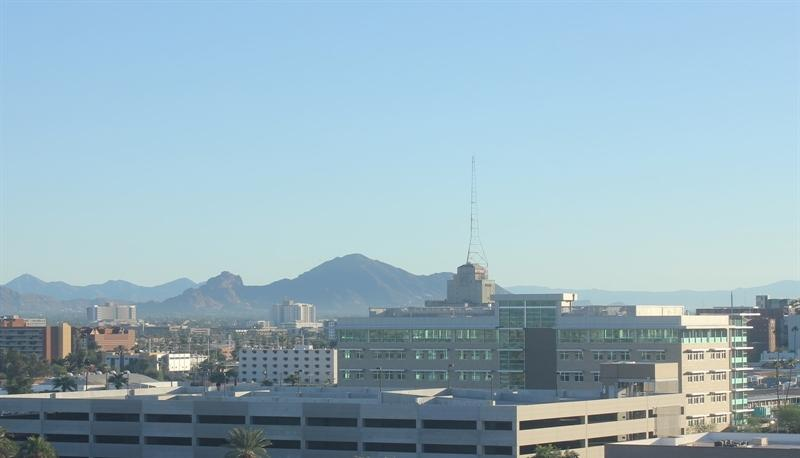
#> input picture 1_1_Image_Representation/day_night_images/training/day/20151101_145049.jpg, 800 x 458 px; its folder holds only this picture in this run
$ jupyter execute --allow-errors '6_5. Accuracy and Misclassification.ipynb'   (shell and % lines are left out)
#> lines starting #> are read from the running program, lines starting #| are printed output that depends on the picture; after the words box and inside, x2 and y2 are one past the last pixel; in counts of white or black regions, pixels touching at a corner belong together; long printed decimals are rounded
### 1_1_Image_Representation/helpers.py
# Helper functions

import os
import glob # library for loading images from a directory
import matplotlib.image as mpimg

import cv2


# This function loads in images and their labels and places them in a list
# The list contains all images and their associated labels
# For example, after data is loaded, im_list[0][:] will be the first image-label pair in the list
def load_dataset(image_dir):

    # Populate this empty image list
#> called with image_dir = 'day_night_images/training/'
    im_list = []
    image_types = ["day", "night"]

    # Iterate through each color folder
    for im_type in image_types:

        # Iterate through each image file in each image_type folder
        # glob reads in any image with the extension "image_dir/im_type/*"
        for file in glob.glob(os.path.join(image_dir, im_type, "*")):

            # Read in the image
            im = mpimg.imread(file)
#> im is the input picture: shape (458, 800, 3); mean R, G, B 150.7, 178, 191

            # Check if the image exists/if it's been correctly read-in
            if not im is None:
                # Append the image, and it's type (red, green, yellow) to the image list
                im_list.append((im, im_type))

    return im_list


## Standardize the input images
# Resize each image to the desired input size: 600x1100px (hxw).

## Standardize the output
# With each loaded image, we also specify the expected output.
# For this, we use binary numerical values 0/1 = night/day.


# This function should take in an RGB image and return a new, standardized version
# 600 height x 1100 width image size (px x px)
def standardize_input(image):

    # Resize image and pre-process so that all "standard" images are the same size
    standard_im = cv2.resize(image, (1100, 600))

    return standard_im


# Examples:
# encode("day") should return: 1
# encode("night") should return: 0
def encode(label):

    numerical_val = 0
    if(label == 'day'):
        numerical_val = 1
    # else it is night and can stay 0

    return numerical_val

# using both functions above, standardize the input images and output labels
def standardize(image_list):

    # Empty image data array
    standard_list = []

    # Iterate through all the image-label pairs
    for item in image_list:
        image = item[0]
        label = item[1]

        # Standardize the image
        standardized_im = standardize_input(image)

        # Create a numerical label
        binary_label = encode(label)

        # Append the image, and it's one hot encoded label to the full, processed list of image data
        standard_list.append((standardized_im, binary_label))

    return standard_list

### 1_1_Image_Representation/6_5. Accuracy and Misclassification.ipynb
# Day and Night Image Classifier
---

The day/night image dataset consists of 200 RGB color images in two categories: day and night. There are equal numbers of each example: 100 day images and 100 night images.

We'd like to build a classifier that can accurately label these images as day or night, and that relies on finding distinguishing features between the two types of images!

*Note: All images come from the [AMOS dataset](http://cs.uky.edu/~jacobs/datasets/amos/) (Archive of Many Outdoor Scenes).*

### Import resources

Before you get started on the project code, import the libraries and resources that you'll need.

[cell 1]
import cv2 # computer vision library
import helpers

import numpy as np
import matplotlib.pyplot as plt
import matplotlib.image as mpimg

## Training and Testing Data
The 200 day/night images are separated into training and testing datasets.

* 60% of these images are training images, for you to use as you create a classifier.
* 40% are test images, which will be used to test the accuracy of your classifier.

First, we set some variables to keep track of some where our images are stored:

    image_dir_training: the directory where our training image data is stored
    image_dir_test: the directory where our test image data is stored

[cell 2]
# Image data directories
image_dir_training = "day_night_images/training/"
image_dir_test = "day_night_images/test/"

## Load the datasets

These first few lines of code will load the training day/night images and store all of them in a variable, `IMAGE_LIST`. This list contains the images and their associated label ("day" or "night").

For example, the first image-label pair in `IMAGE_LIST` can be accessed by index:
``` IMAGE_LIST[0][:]```.

[cell 3]
# Using the load_dataset function in helpers.py
# Load training data
IMAGE_LIST = helpers.load_dataset(image_dir_training)
#> IMAGE_LIST = 2 items

## Construct a `STANDARDIZED_LIST` of input images and output labels.

This function takes in a list of image-label pairs and outputs a **standardized** list of resized images and numerical labels.

[cell 4]
# Standardize all training images
STANDARDIZED_LIST = helpers.standardize(IMAGE_LIST)
#> the loop in standardize, `for item in image_list:` made 2 passes
#> (label, numerical_val in encode, binary_label) on passes 1 to 2: ('day', 1, 1), ('night', 0, 0)
#> pass 1, in standardize_input, `standard_im = cv2.resize(image, (1100, 600))`:
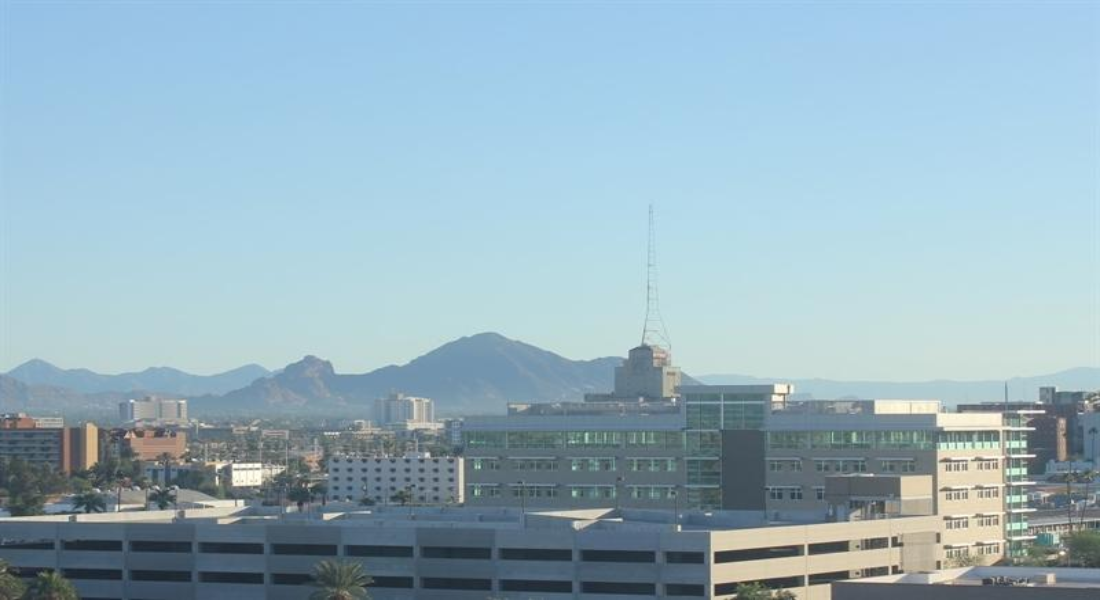
#> standard_im: shape (600, 1100, 3); mean R, G, B 150.6, 178, 190.9
#> pass 2, in standardize_input (call 2), `standard_im = cv2.resize(image, (1100, 600))`:
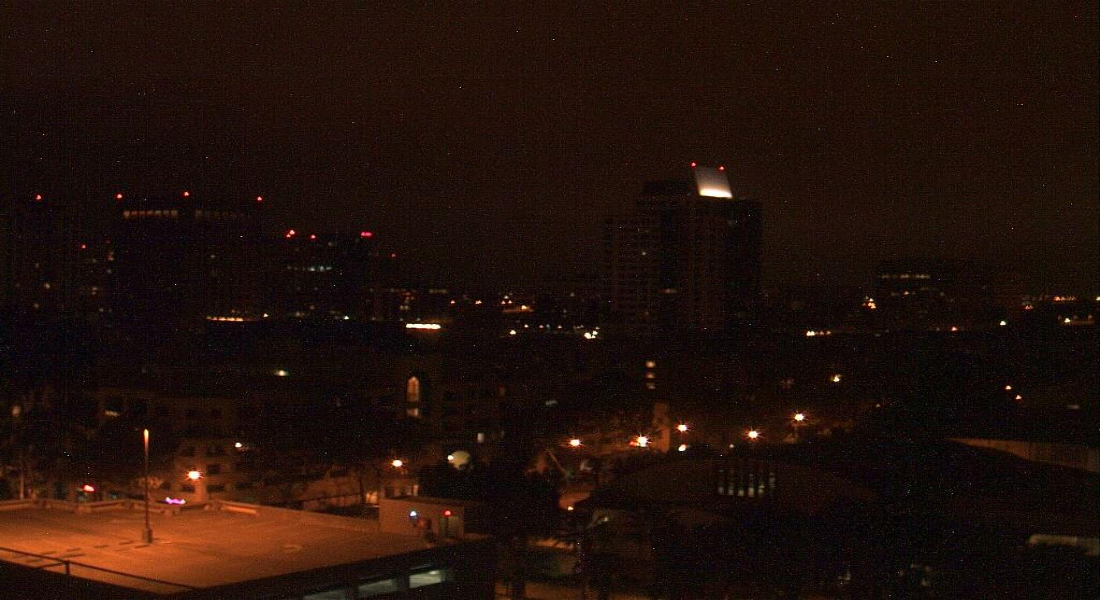
#> standard_im: shape (600, 1100, 3); mean R, G, B 33.7, 16.6, 10.3
#> STANDARDIZED_LIST = 2 items

## Visualize the standardized data

Display a standardized image from STANDARDIZED_LIST.

[cell 5]
# Display a standardized image and its label

# Select an image by index
image_num = 0
selected_image = STANDARDIZED_LIST[image_num][0]
selected_label = STANDARDIZED_LIST[image_num][1]
#> selected_label = 1

# Display image and data about it
plt.imshow(selected_image)
print("Shape: "+str(selected_image.shape))
#| Shape: (600, 1100, 3)
print("Label [1 = day, 0 = night]: " + str(selected_label))
#| Label [1 = day, 0 = night]: 1

# Feature Extraction

Create a feature that represents the brightness in an image. We'll be extracting the **average brightness** using HSV colorspace. Specifically, we'll use the V channel (a measure of brightness), add up the pixel values in the V channel, then divide that sum by the area of the image to get the average Value of the image.

---
###  Find the average brigtness using the V channel

This function takes in a **standardized** RGB image and returns a feature (a single value) that represent the average level of brightness in the image. We'll use this value to classify the image as day or night.

[cell 6]
# Find the average Value or brightness of an image
def avg_brightness(rgb_image):
    # Convert image to HSV
    hsv = cv2.cvtColor(rgb_image, cv2.COLOR_RGB2HSV)

    # Add up all the pixel values in the V channel
    sum_brightness = np.sum(hsv[:,:,2])
    area = 600*1100.0  # pixels

    # find the avg
    avg = sum_brightness/area

    return avg

[cell 7]
# Testing average brightness levels
# Look at a number of different day and night images and think about
# what average brightness value separates the two types of images

# Find the average of the averages from all day and night images

night_brightness = []
day_brightness = []

for image in STANDARDIZED_LIST:

    if image[1] == 0:
        night_brightness.append(avg_brightness(image[0]))
    elif image[1] == 1:
        day_brightness.append(avg_brightness(image[0]))
#> this loop made 2 passes
#> after the loop, day_brightness = [192.9]; night_brightness = [33.76]

avg_day_brightness = np.mean(day_brightness)
#> avg_day_brightness = 192.9
avg_night_brightness = np.mean(night_brightness)
#> avg_night_brightness = 33.76
min_day_brightness = np.min(day_brightness)
#> min_day_brightness = 192.9
max_night_brightness = np.max(night_brightness)
#> max_night_brightness = 33.76

print(f"Average of average day brightness from: {avg_day_brightness}")
#| Average of average day brightness from: 192.908
print(f"Average of average night brightness: {avg_night_brightness}")
#| Average of average night brightness: 33.762
print(f"Minimum day brightness: {min_day_brightness}")
#| Minimum day brightness: 192.908
print(f"Maximum night brightness: {max_night_brightness}")
#| Maximum night brightness: 33.762

# Classification and Visualizing Error

In this section, we'll turn our average brightness feature into a classifier that takes in a standardized image and returns a `predicted_label` for that image. This `estimate_label` function should return a value: 0 or 1 (night or day, respectively).

---
### Build a complete classifier

Complete this code so that it returns an estimated class label given an input RGB image.

[cell 8]
# This function should take in RGB image input
def estimate_label(rgb_image):

    # Extract average brightness feature from an RGB image
    avg = avg_brightness(rgb_image)

    # Use the avg brightness feature to predict a label (0, 1)
    predicted_label = 0

    # Set the value of a threshold that will separate day and night images
    threshold = avg_night_brightness + (avg_day_brightness - avg_night_brightness)/2

    if(avg > threshold):
        # if the average brightness is above the threshold value, we classify it as "day"
        predicted_label = 1
    # else, the pred-cted_label can stay 0 (it is predicted to be "night")

    return predicted_label

## Testing the classifier

Here is where we test your classification algorithm using our test set of data that we set aside at the beginning of the notebook!

Since we are using a pretty simple brightess feature, we may not expect this classifier to be 100% accurate. We'll aim for around 75-85% accuracy usin this one feature.

### Test dataset

Below, we load in the test dataset, standardize it using the `standardize` function you defined above, and then **shuffle** it; this ensures that order will not play a role in testing accuracy.

[cell 9]
import random

# Using the load_dataset function in helpers.py
# Load test data
TEST_IMAGE_LIST = helpers.load_dataset(image_dir_test)
#> TEST_IMAGE_LIST = 2 items

# Standardize the test data
STANDARDIZED_TEST_LIST = helpers.standardize(TEST_IMAGE_LIST)
#> the loop in standardize (call 2), `for item in image_list:` made 2 passes
#> STANDARDIZED_TEST_LIST = 2 items

# Shuffle the standardized test data
random.shuffle(STANDARDIZED_TEST_LIST)

## Determine the Accuracy

Compare the output of your classification algorithm (a.k.a. your "model") with the true labels and determine the accuracy.

This code stores all the misclassified images, their predicted labels, and their true labels, in a list called `misclassified`.

[cell 10]
# Constructs a list of misclassified images given a list of test images and their labels
def get_misclassified_images(test_images):
    # Track misclassified images by placing them into a list
    misclassified_images_labels = []

    # Iterate through all the test images
    # Classify each image and compare to the true label
    for image in test_images:

        # Get true data
        im = image[0]
        true_label = image[1]

        # Get predicted label from your classifier
        predicted_label = estimate_label(im)

        # Compare true and predicted labels
        if(predicted_label != true_label):
            # If these labels are not equal, the image has been misclassified
            misclassified_images_labels.append((im, predicted_label, true_label))
#> this loop made 2 passes
#> (true_label, predicted_label) on passes 1 to 2: (1, 1), (0, 0)
#> after the loop, misclassified_images_labels = []

    # Return the list of misclassified [image, predicted_label, true_label] values
    return misclassified_images_labels

[cell 11]
# Find all misclassified images in a given test set
MISCLASSIFIED = get_misclassified_images(STANDARDIZED_TEST_LIST)
#> MISCLASSIFIED = []

# Accuracy calculations
total = len(STANDARDIZED_TEST_LIST)
#> total = 2
num_correct = total - len(MISCLASSIFIED)
#> num_correct = 2
accuracy = num_correct/total
#> accuracy = 1

print('Accuracy: ' + str(accuracy))
#| Accuracy: 1.0
print("Number of misclassified images = " + str(len(MISCLASSIFIED)) +' out of '+ str(total))
#| Number of misclassified images = 0 out of 2

---
<a id='task9'></a>
### Visualize the misclassified images

Visualize some of the images you classified wrong (in the `MISCLASSIFIED` list) and note any qualities that make them difficult to classify. This will help you identify any weaknesses in your classification algorithm.

[cell 12]
# Visualize misclassified example(s)
# Display an image in the `MISCLASSIFIED` list
# Print out its predicted label - to see what the image *was* incorrectly classified as
num = 4
#> (the rest of this cell did not finish here and is left out)

---
<a id='question2'></a>
## (Question): After visualizing these misclassifications, what weaknesses do you think your classification algorithm has?

**Answer:** It cant distinguish from overcast days and night, and brightly lit night scenes and day.

# 5. Improve your algorithm!

* (Done) Tweak your threshold so that accuracy is better.
My threhold equation takes the average brightnes of all the average brightnesses of both day and night images.
Extract the average of averages fro the night images from the day images to find the difference between them.
Devide this value in half and add it to the average of averages from the night images and we got our threshold.
* (Done) Add another feature that tackles a weakness you identified!

---

# 6. Add aditional feature extractor

[cell 13]
def colors_green_blue(rgb_image):
    # Finds amount of green and blue there is in picture
    # At night there are little green and blue colors


    # Convert image to HSV
    hsv = cv2.cvtColor(rgb_image, cv2.COLOR_RGB2HSV)

    # Color selection, green and blue
    lower_hue = np.array([90,0,0])
    upper_hue = np.array([135,255,255])
    # Define the masked area in HSV space
    mask_hsv = cv2.inRange(hsv, lower_hue, upper_hue)

    plt.imshow(mask_hsv)
    # Add up all the pixel values in the V channel
    sum_color = np.sum(mask_hsv)

    area = 600*1100.0  # pixels

    # Colors that are green and blue, 0 non, 255 all
    amount = ((sum_color/area)/255)*100

    # Return value between 0 and 100
    return amount

[cell 14]
# This function should take in RGB image input
def estimate_label(rgb_image):

    # Extract average brightness feature from an RGB image
    avg = avg_brightness(rgb_image)

    # Extract amount color of green and blue in image
    amount = colors_green_blue(rgb_image)

    # Use the avg brightness feature to predict a label (0, 1)
    predicted_label = 0

    # Set the value of a threshold that will separate day and night images
    threshold = avg_night_brightness + (avg_day_brightness - avg_night_brightness)/2

    # Set the amount of green and blue wee expect in daytime
    threshold_2 = 6


    if(avg > threshold-5 and amount > threshold_2):
        # if the average brightness is above the threshold value, we classify it as "day"
        predicted_label = 1
    # else, the pred-cted_label can stay 0 (it is predicted to be "night")

    return predicted_label

[cell 15]
# Constructs a list of misclassified images given a list of test images and their labels
def get_misclassified_images(test_images):
    # Track misclassified images by placing them into a list
    misclassified_images_labels = []

    # Iterate through all the test images
    # Classify each image and compare to the true label
    for image in test_images:

        # Get true data
        im = image[0]
        true_label = image[1]

        # Get predicted label from your classifier
        predicted_label = estimate_label(im)

        # Compare true and predicted labels
        if(predicted_label != true_label):
            # If these labels are not equal, the image has been misclassified
            misclassified_images_labels.append((im, predicted_label, true_label))
#> this loop made 2 passes
#> true_label on passes 1 to 2: 1, 0
#> pass 1, in colors_green_blue, `mask_hsv = cv2.inRange(hsv, lower_hue, upper_hue)`:
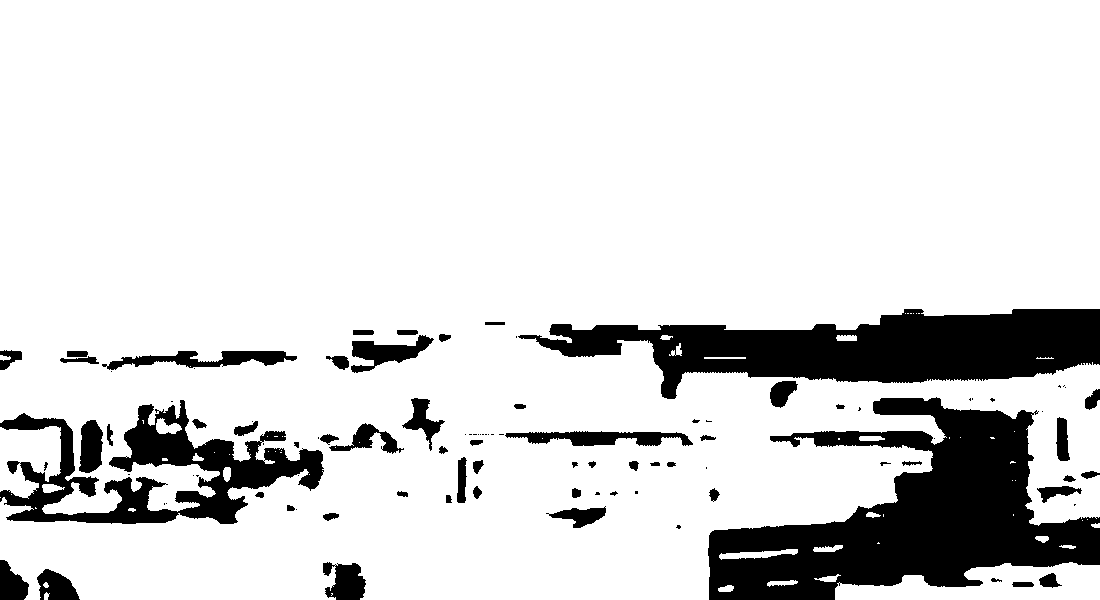
#> mask_hsv: shape (600, 1100); 85.3% white; 99 black regions (39 under 20 px), largest, box (x1, y1, x2, y2) and area: (708, 397, 1100, 600) 38304, (518, 309, 1100, 399) 27846, (0, 400, 324, 524) 14904
#> pass 2, in colors_green_blue (call 2), `mask_hsv = cv2.inRange(hsv, lower_hue, upper_hue)`:
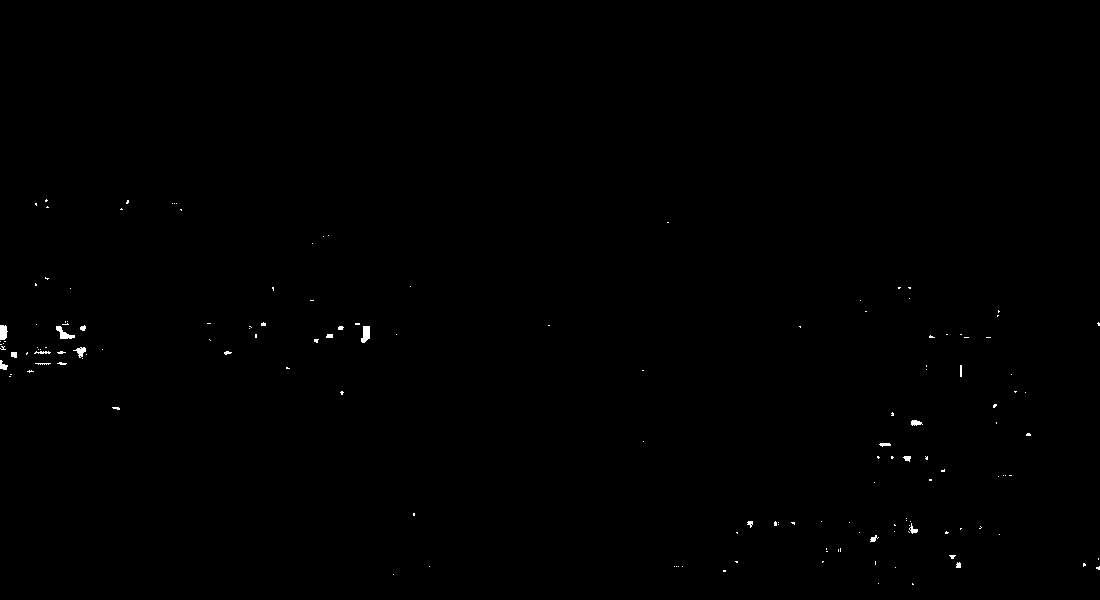
#> mask_hsv: shape (600, 1100); 0.22% white; 150 white regions (130 under 20 px), largest, box (x1, y1, x2, y2) and area: (361, 326, 370, 343) 114, (56, 326, 75, 339) 111, (0, 325, 8, 340) 101
#> after the loop, misclassified_images_labels = []

    # Return the list of misclassified [image, predicted_label, true_label] values
    return misclassified_images_labels

[cell 16]
# Find all misclassified images in a given test set
MISCLASSIFIED = get_misclassified_images(STANDARDIZED_TEST_LIST)

# Accuracy calculations
total = len(STANDARDIZED_TEST_LIST)
num_correct = total - len(MISCLASSIFIED)
accuracy = num_correct/total

print('Accuracy: ' + str(accuracy))
#| Accuracy: 1.0
print("Number of misclassified images = " + str(len(MISCLASSIFIED)) +' out of '+ str(total))
#| Number of misclassified images = 0 out of 2
